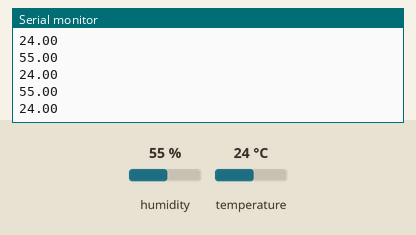
Bench run of a sketch on a simulated Raspberry Pi Pico. On the bench: the last lines printed to the serial monitor. The inputs (shaded band) are chosen by the test bench; at power-on: humidity 55 %, temperature 24 °C.

Above: at 1.2 s.
1.3 s: humidity set to 22 %
At 2.2 s:
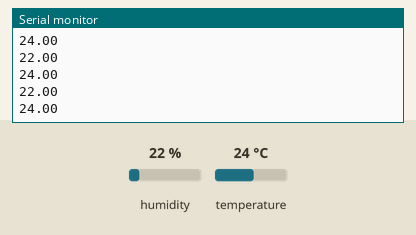
2.8 s: temperature set to 12 °C
At 3.4 s:
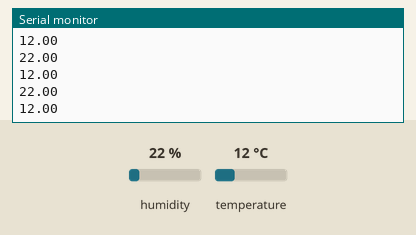
4.3 s: humidity set to 40 %
At 5.2 s:
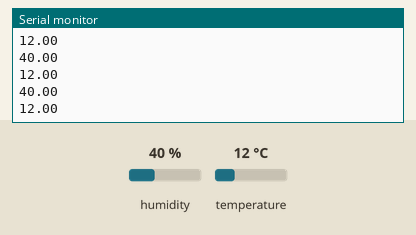
Timing chart, 0 to 5.5 s (numbered marks = the images above; inputs shaded):
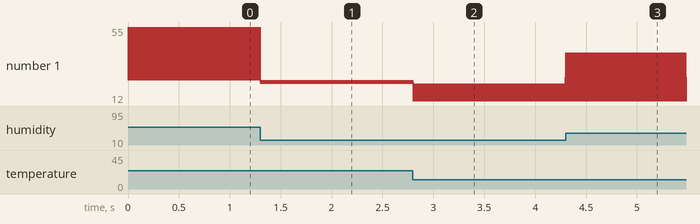

The sketch:

sensor_simulation_.ino
```cpp
#include <Arduino.h>
#include <DHT.h>
#include <DHT_U.h>
#include <Adafruit_Sensor.h>
#include <Wire.h>

#define DHTPIN 22
#define DHTTYPE    DHT11
DHT_Unified dht(DHTPIN, DHTTYPE);
uint8_t SLAVE_ADDR2 = 0x76;
uint8_t SLAVE_ADDR1 = 0x77;
volatile int8_t hum_msb,hum_lsb,temp_msb,temp_lsb,pres_msb,pres_lsb,resis_msb,resis_lsb;

volatile float temp, hum, resis = 28, pres = 83;
volatile int receive_data1, receive_data2;

void Request_first(){
  if(receive_data1 == 0x1f){//press
      Wire.write(byte(pres_msb));
      Wire.write(byte(pres_lsb));
  }else if(receive_data1 == 0x2a){//resis
      Wire.write(byte(resis_msb));
      Wire.write(byte(resis_lsb));
  }
}

void Receive_first(int a){//0x77
  receive_data1 = Wire.read();
}

void Request_second(){
  if(receive_data2 == 0xfa){//temp
      Wire1.write(byte(temp_msb));
      Wire1.write(byte(temp_lsb));
  }else if(receive_data2 == 0xfd){//hum
      Wire1.write(byte(hum_msb));
      Wire1.write(byte(hum_lsb));
  }
}

void Receive_second(int b){//0x76
  receive_data2 = Wire1.read();
}

void bitwise(int value, int type){
  switch (type){
    case 0:
      //temp shifting
      temp_lsb = (unsigned)value & 0xff;
      temp_msb = (unsigned)value >> 8;
    break;
    case 1:
      //hum shifting
      hum_lsb = (unsigned)value & 0xff;
      hum_msb = (unsigned)value >> 8;
    break;
    case 2:
      //pres shifting
      pres_lsb = (unsigned)value & 0xff;
      pres_msb = (unsigned)value >> 8;
    break;
    case 3:
      //resis shifting
      resis_lsb = (unsigned)value & 0xff;
      resis_msb = (unsigned)value >> 8;
    break;
    default:
    break;
  }
}

void setup(){
  Serial.begin(115200);
  Wire.setSDA(20);
  Wire.setSCL(21);
  Wire.begin(SLAVE_ADDR1);
  Wire.onReceive(Receive_first);
  Wire.onRequest(Request_first);

  Wire1.setSDA(2);
  Wire1.setSCL(3);
  Wire1.begin(SLAVE_ADDR2);
  Wire1.onReceive(Receive_second);
  Wire1.onRequest(Request_second);

  dht.begin();
}

void loop(){
  // Get temperature event and print its value.
  sensors_event_t event;
  dht.temperature().getEvent(&event);
  temp = event.temperature;
  bitwise((int)temp, 0);

  // Get humidity event and print its value.
  dht.humidity().getEvent(&event);
  hum = event.relative_humidity;
  bitwise((int)hum, 1);
  Serial.println(hum);
  Serial.println(temp);

  bitwise((int)pres,2);
  bitwise((int)resis,3);
}
```

Measured:
- after the input at 1.3 s, the serial monitor: prints a new line at once (image 1)
- after the input at 2.8 s, the serial monitor: prints a new line at once (image 2)
- after the input at 4.3 s, the serial monitor: prints a new line at once (image 3)
- plotted number 1: 24 → 12 after the input at 2.8 s, 12 → 40 after the input at 4.3 s
